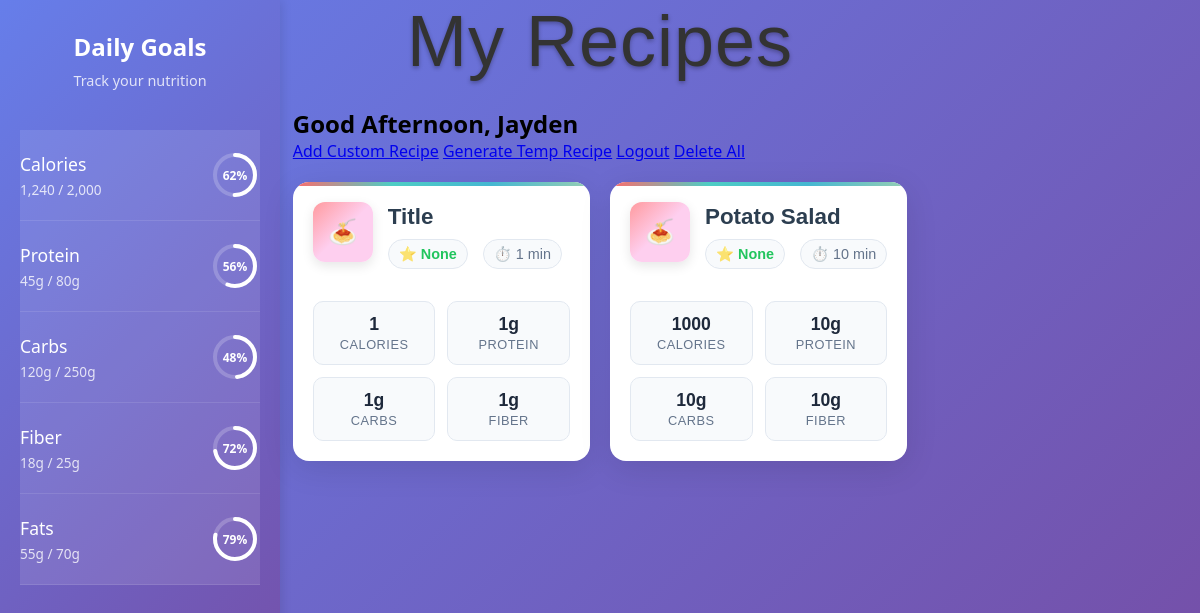
The page /dashboard (signed in) on the database as committed earlier.
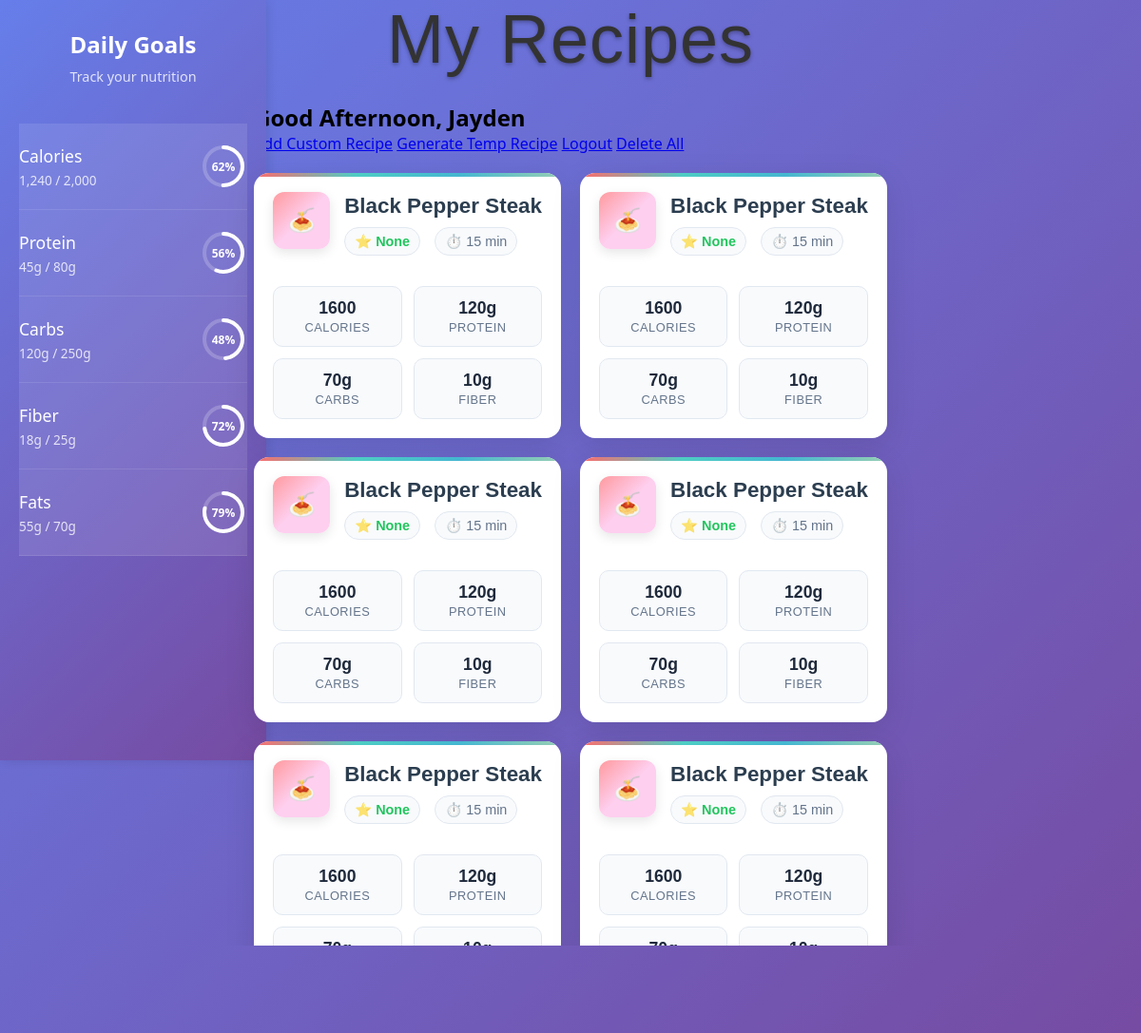
The same page on the database as committed later.
### models.py (models this page shows, shortened)
class User(db.Model, UserMixin):
    __tablename__ = "users"
    uid = db.Column(db.Integer, primary_key = True)
    username = db.Column(db.String, nullable = False)
    password = db.Column(db.String, nullable = False)
    email = db.Column(db.String, nullable = False)
    recipes = db.relationship('Recipes', backref='user', lazy=True, cascade='all, delete-orphan')
    nutritional_goals = db.relationship('Goals', backref='user', lazy=True, cascade='all, delete-orphan')

class Recipes(db.Model):
    __tablename__ = 'recipes'
    id = db.Column(db.Integer, primary_key = True, nullable = False)
    title = db.Column(db.Text)
    ingredients = db.Column(db.Text, nullable = False)
    instructions = db.Column(db.Text, nullable = False)
    cooking_time = db.Column(db.Integer)
    prep_time = db.Column(db.Integer)
    servings = db.Column(db.Integer)
    difficulty = db.Column(db.Text)
    protein_amount = db.Column(db.Integer)
    carb_amount = db.Column(db.Integer)
    fiber_amount = db.Column(db.Integer)
    fat_amount = db.Column(db.Integer)
    calorie_amount = db.Column(db.Integer)
    user_id = db.Column(db.Integer, db.ForeignKey('users.uid'), nullable = False)

### blueprints/main.py (the view)
@main_bp.route('/dashboard')
def dashboard():
    recipes = Recipes.query.all()
    return render_template('/main/dashboard.html', recipes=recipes, username = current_user.username)

### app.py (called while the page is built)
@login_manager.user_loader
def load_user(user_id):
    from models import User
    try:
        user = User.query.get(user_id)
        if user:
            logging.info(f"User {user_id} loaded successfully")
        return user
    except Exception as e:
        logging.error(f"Error loading user {user_id}: {e}")
        return None

def create_app():
    app = Flask(__name__, template_folder = 'templates', static_folder= 'static', static_url_path= '/static')
    app.config['SQLALCHEMY_DATABASE_URI'] = 'sqlite:///./blueprints.db'
    app.secret_key = 'Some Key'
    @app.after_request
    def after_request(response):
        response.headers["Cache-Control"] = "no-cache, no-store, must-revalidate"
        response.headers["Pragma"] = "no-cache"
        response.headers["Expires"] = "0"
        return response
    db.init_app(app)
    login_manager.init_app(app)
    migrate.init_app(app, db)
    from blueprints.auth import auth_bp
    from blueprints.main import main_bp
    from blueprints.register import register_bp
    from blueprints.recipegen import gen_bp
    app.register_blueprint(auth_bp)
    app.register_blueprint(main_bp)
    app.register_blueprint(register_bp)
    app.register_blueprint(gen_bp)
    return app

### templates/main/dashboard.html (shortened to what this page needs)
<!DOCTYPE html>
<html>
<head>
    <link rel="stylesheet" href="{{ url_for('static', filename='/css/fonts.css') }}">
    <link rel="stylesheet" href="{{ url_for('static', filename='/css/base.css') }}">
    <link rel="stylesheet" href="{{ url_for('static', filename='/css/recipes.css') }}">
    <link rel="stylesheet" href="{{ url_for('static', filename='/css/sidebar.css') }}">
</head>
<body>
    <div class="page-layout">
    <div class="sidebar" id="sidebar">
        <div class="sidebar-header">
            <h2 class="sidebar-title">Daily Goals</h2>
            <p class="sidebar-subtitle">Track your nutrition</p>
        </div>
        <ul class="nutrition-list">
            <li class="nutrition-track">
                <div class="nutrition-info">
                    <span class="nutrition-name">Calories</span>
                    <span class="nutrition-values">1,240 / 2,000</span>
                </div>
                <div class="progress-circle">
                    <svg>
                        <circle class="progress-bg" cx="25" cy="25" r="20"></circle>
                        <circle class="progress-fill" cx="25" cy="25" r="20" style="stroke-dashoffset: 62.83;"></circle>
                    </svg>
                    <span class="progress-text">62%</span>
                </div>
            </li>
            <li class="nutrition-track">
                <div class="nutrition-info">
                    <span class="nutrition-name">Protein</span>
                    <span class="nutrition-values">45g / 80g</span>
                </div>
                <div class="progress-circle">
                    <svg>
                        <circle class="progress-bg" cx="25" cy="25" r="20"></circle>
                        <circle class="progress-fill" cx="25" cy="25" r="20" style="stroke-dashoffset: 55.49;"></circle>
                    </svg>
                    <span class="progress-text">56%</span>
                </div>
            </li>
            <li class="nutrition-track">
                <div class="nutrition-info">
                    <span class="nutrition-name">Carbs</span>
                    <span class="nutrition-values">120g / 250g</span>
                </div>
                <div class="progress-circle">
                    <svg>
                        <circle class="progress-bg" cx="25" cy="25" r="20"></circle>
                        <circle class="progress-fill" cx="25" cy="25" r="20" style="stroke-dashoffset: 65.33;"></circle>
                    </svg>
                    <span class="progress-text">48%</span>
                </div>
            </li>
            <li class="nutrition-track">
                <div class="nutrition-info">
                    <span class="nutrition-name">Fiber</span>
                    <span class="nutrition-values">18g / 25g</span>
                </div>
                <div class="progress-circle">
                    <svg>
                        <circle class="progress-bg" cx="25" cy="25" r="20"></circle>
                        <circle class="progress-fill" cx="25" cy="25" r="20" style="stroke-dashoffset: 35.19;"></circle>
                    </svg>
                    <span class="progress-text">72%</span>
                </div>
            </li>
            <li class="nutrition-track">
                <div class="nutrition-info">
                    <span class="nutrition-name">Fats</span>
                    <span class="nutrition-values">55g / 70g</span>
                </div>
                <div class="progress-circle">
                    <svg>
                        <circle class="progress-bg" cx="25" cy="25" r="20"></circle>
                        <circle class="progress-fill" cx="25" cy="25" r="20" style="stroke-dashoffset: 27.65;"></circle>
                    </svg>
                    <span class="progress-text">79%</span>
                </div>
            </li>
        </ul>
    </div>
    <div class="dashboard-container">
        <h1 class = "title">My Recipes</h1>
        <h2>Good Afternoon, {{ username }}</h2/>
        <a href = "{{url_for('recipegen.index')}}">Add Custom Recipe</a>
        <a href = "{{url_for('recipegen.create_temp')}}">Generate Temp Recipe</a>
        <a href = "{{url_for('auth.log_out')}}">Logout</a>
        <a href = "{{url_for('main.delete_all')}}">Delete All</a>
        <div class="recipes-grid">
            {% for recipe in recipes%}
            <button class="recipe-card" onclick="openRecipe(1)">
                <div class="card-header">
                    <div class="recipe-image">🍝</div>
                    <div class="recipe-main-info">
                        <h3 class="recipe-title">{{recipe.title}}</h3>
                        <div class="recipe-meta">
                            <div class="meta-item">
                                <span class="meta-icon">⭐</span>
                                <span class="difficulty easy">{{recipe.difficulty}}</span>
                            </div>
                            <div class="meta-item">
                                <span class="meta-icon">⏱️</span>
                                <span>{{recipe.cooking_time}} min</span>
                            </div>
                        </div>
                    </div>
                </div>
                <div class="nutrition-grid">
                    <div class="nutrition-item">
                        <div class="nutrition-value">{{recipe.calorie_amount}}</div>
                        <div class="nutrition-label">Calories</div>
                    </div>
                    <div class="nutrition-item">
                        <div class="nutrition-value">{{recipe.protein_amount}}g</div>
                        <div class="nutrition-label">Protein</div>
                    </div>
                    <div class="nutrition-item">
                        <div class="nutrition-value">{{recipe.carb_amount}}g</div>
                        <div class="nutrition-label">Carbs</div>
                    </div>
                    <div class="nutrition-item">
                        <div class="nutrition-value">{{recipe.fiber_amount}}g</div>
                        <div class="nutrition-label">Fiber</div>
                    </div>
                </div>
            </button>
            {% endfor %}
        </div>
    </div>
</body>
</html>

### static/css/base.css (style rules this page uses)
* { margin: 0; padding: 0; box-sizing: border-box; }
body { font-family: -apple-system, BlinkMacSystemFont, 'Segoe UI', Roboto, Oxygen, Ubuntu, Cantarell, sans-serif; background: linear-gradient(135deg, #667eea 0%, #764ba2 100%); min-height: 100vh; display: flex; align-items: center; justify-content: center; padding: 20px; }
.title { font-size: 4.5rem; font-family: 'ThrowUp', cursive, sans-serif; font-weight: 300; text-align: center; margin-bottom: 25px; margin-top: -20px; color: #333; letter-spacing: 1px; }

### static/css/recipes.css (style rules this page uses)
* { margin: 0; padding: 0; box-sizing: border-box; }
body { font-family: 'Segoe UI', Tahoma, Geneva, Verdana, sans-serif; background: linear-gradient(135deg, #667eea 0%, #764ba2 100%); min-height: 100vh; padding: 20px; }
.dashboard-container { max-width: 1200px; margin: 0 auto; }
h1 { text-align: center; color: white; margin-bottom: 30px; font-size: 2.5rem; text-shadow: 0 2px 4px rgba(0,0,0,0.3); }
.recipes-grid { display: grid; grid-template-columns: 1fr 1fr; gap: 20px; padding: 20px 0; }
.recipe-card { background: white; border-radius: 16px; padding: 20px; box-shadow: 0 8px 32px rgba(0,0,0,0.1); cursor: pointer; transition: all 0.3s cubic-bezier(0.4, 0, 0.2, 1); border: none; text-align: left; position: relative; overflow: hidden; }
.recipe-card::before { content: ''; position: absolute; top: 0; left: 0; right: 0; height: 4px; background: linear-gradient(90deg, #ff6b6b, #4ecdc4, #45b7d1, #96ceb4); border-radius: 16px 16px 0 0; }
.card-header { display: flex; align-items: flex-start; margin-bottom: 16px; gap: 15px; }
.recipe-image { width: 60px; height: 60px; background: linear-gradient(135deg, #ff9a9e 0%, #fecfef 50%, #fecfef 100%); border-radius: 12px; display: flex; align-items: center; justify-content: center; font-size: 24px; flex-shrink: 0; box-shadow: 0 4px 12px rgba(0,0,0,0.1); }
.recipe-main-info { flex: 1; min-width: 0; }
.recipe-title { font-size: 1.4rem; font-weight: 700; color: #2c3e50; margin-bottom: 8px; line-height: 1.3; }
.recipe-meta { display: flex; gap: 15px; margin-bottom: 16px; flex-wrap: wrap; }
.meta-item { display: flex; align-items: center; gap: 6px; font-size: 0.9rem; color: #64748b; background: #f8fafc; padding: 6px 10px; border-radius: 20px; border: 1px solid #e2e8f0; }
.meta-icon { width: 16px; height: 16px; opacity: 0.7; }
.difficulty { font-weight: 600; }
.difficulty.easy { color: #22c55e; }
.nutrition-grid { display: grid; grid-template-columns: repeat(2, 1fr); gap: 12px; margin-top: 16px; }
.nutrition-item { background: #f8fafc; padding: 12px; border-radius: 10px; text-align: center; border: 1px solid #e2e8f0; }
.nutrition-value { font-size: 1.1rem; font-weight: 700; color: #1e293b; margin-bottom: 2px; }
.nutrition-label { font-size: 0.8rem; color: #64748b; text-transform: uppercase; letter-spacing: 0.5px; font-weight: 500; }

### static/css/sidebar.css (style rules this page uses)
.page-layout { display: flex; min-height: 100vh; }
.sidebar { width: 280px; background: linear-gradient(135deg, #667eea 0%, #764ba2 100%); padding: 30px 20px; box-shadow: 2px 0 10px rgba(0, 0, 0, 0.1); position: fixed; height: 100vh; left: 0; top: 0; overflow-y: auto; }
.sidebar-header { margin-bottom: 40px; text-align: center; }
.sidebar-title { color: white; font-size: 1.5rem; font-weight: 600; margin-bottom: 8px; }
.sidebar-subtitle { color: rgba(255, 255, 255, 0.8); font-size: 0.9rem; }
.nutrition-list { list-style: none; padding: 0; margin: 0; }
.nutrition-track { background: rgba(255, 255, 255, 0.1); display: flex; align-items: center; justify-content: space-between; padding: 20px 0; border-bottom: 1px solid rgba(255, 255, 255, 0.1); transition: all 0.3s ease; }
.nutrition-info { display: flex; flex-direction: column; flex: 1; }
.nutrition-name { color: white; font-size: 1.1rem; font-weight: 500; margin-bottom: 4px; }
.nutrition-values { color: rgba(255, 255, 255, 0.8); font-size: 0.85rem; }
.progress-circle { position: relative; width: 50px; height: 50px; }
.progress-circle svg { width: 50px; height: 50px; transform: rotate(-90deg); }
.progress-text { position: absolute; top: 50%; left: 50%; transform: translate(-50%, -50%); color: white; font-size: 0.75rem; font-weight: 600; }

Rows that differ between the two databases and show on the page:
changed Recipes (number 1 of 6 on the later page): title "Title" → "Black Pepper Steak"; cooking_time "1" → "15"; calorie_amount "1" → "1600"; protein_amount "1" → "120"; carb_amount "1" → "70"; fiber_amount "1" → "10"
changed Recipes (number 2 of 6 on the later page): title "Potato Salad" → "Black Pepper Steak"; cooking_time "10" → "15"; calorie_amount "1000" → "1600"; protein_amount "10" → "120"; carb_amount "10" → "70"
added Recipes: title "Black Pepper Steak", difficulty "None", cooking_time "15", calorie_amount "1600", protein_amount "120", carb_amount "70", fiber_amount "10"
added Recipes: title "Black Pepper Steak", difficulty "None", cooking_time "15", calorie_amount "1600", protein_amount "120", carb_amount "70", fiber_amount "10"
added Recipes: title "Black Pepper Steak", difficulty "None", cooking_time "15", calorie_amount "1600", protein_amount "120", carb_amount "70", fiber_amount "10"
added Recipes: title "Black Pepper Steak", difficulty "None", cooking_time "15", calorie_amount "1600", protein_amount "120", carb_amount "70", fiber_amount "10"
